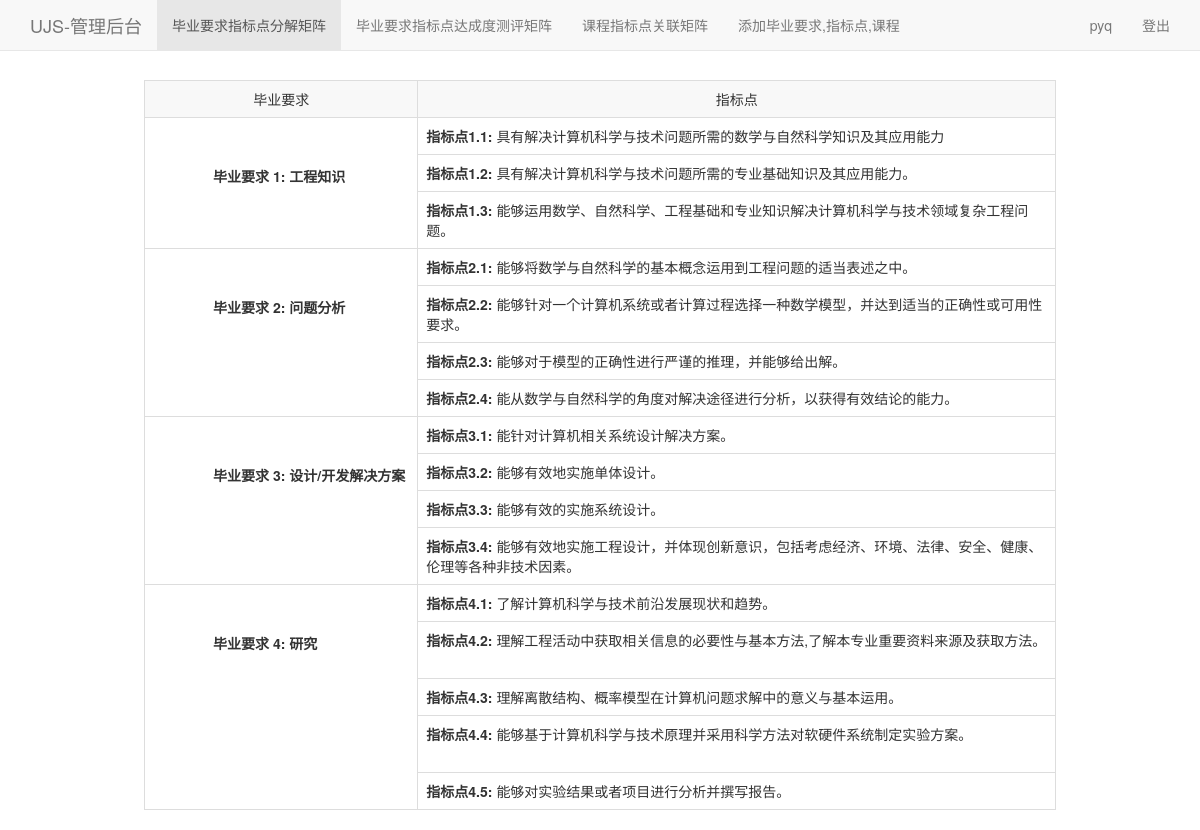
The page /admin_gr.php (signed in) on the database its author committed.
### tables this page shows
CREATE TABLE `gr` (
  `GRID` int(11) NOT NULL AUTO_INCREMENT,
  `GRName` varchar(255) NOT NULL,
  `GRDetail` varchar(255) NOT NULL,
  PRIMARY KEY (`GRID`)
);

### admin_gr.php (the view, shortened to what this page needs)
<?php
$username = $_SESSION['username'];
?>
<!DOCTYPE html>
<html lang="en">
<head>
	<link rel="stylesheet" href="res/css/bootstrap.min.css">
	<link rel="stylesheet" href="res/mycss.css">
</head>
<body>
	<div class="container">
		<nav class="navbar navbar-default navbar-fixed-top">
		  <div class="container">
		    <div class="navbar-header">
		      <a class="navbar-brand" href="#">UJS-管理后台</a>
		    </div>
		    <div class="collapse navbar-collapse" id="bs-example-navbar-collapse-1">
		      <ul class="nav navbar-nav">
		        <li class="active"><a href="admin_gr.php">毕业要求指标点分解矩阵<span class="sr-only">(current)</span></a></li>
		        <li><a href="admin_ip.php">毕业要求指标点达成度测评矩阵</a></li>
		        <li><a href="admin_ipcourse.php">课程指标点关联矩阵</a></li>
		        <li><a href="admin_insert.php">添加毕业要求,指标点,课程</a></li>
		      </ul>
		      <ul class="nav navbar-nav navbar-right">
		        <li><a href="#" onclick=""><?php echo $username;?></a></li>
		        <li><a href="login_out.php?action=logout">登出</a></li>
			  </ul>
		    </div>
		  </div>
		</nav>
		<div  class="gr">
			<table class="table table-bordered">
				<tr>
					<td class="myCenter not-mouseenter">毕业要求</td>
					<td class="gr_td myCenter not-mouseenter">指标点</td>
				</tr>
<?php
$check_query = mysql_query("select DISTINCT(GRID) from relevance");
$gr_num = mysql_num_rows($check_query);
$it = 0;
while ($row = mysql_fetch_array($check_query)) {
	$gr_list[$it] = $row['GRID'];
	$it++;
}
for ($i = 0; $i < $gr_num; $i++) {
	$sql = "select DISTINCT(IPID) from relevance where GRID = " . $gr_list[$i];
	$check_query = mysql_query($sql);
	$ip_num = mysql_num_rows($check_query);
	$gr_name = mysql_query("select GRID, GRName, GRDetail from gr where GRID =" . $gr_list[$i]);
	$res_gr = mysql_fetch_array($gr_name);
	?>
				<tr>
					<td id=<?php echo "gr" . $res_gr['GRID']?> rowspan=<?php echo $ip_num + 1?>><?php echo "<div class='center-block' style='margin-top:40px;margin-left:60px;'><b>毕业要求 " . ($i + 1) . ": </b><b id='sp_gr_name' data-toggle='tooltip' data-placement='left' title=" . $res_gr['GRDetail'] . ">" . $res_gr['GRName'] . "</b></div>"?>
						<p class="myCenter"><a href='javascript:void(0)'></a><a href='javascript:void(0)'></a></p>
					</td>
				</tr>
	<?php
for ($k = 0; $k < $ip_num; $k++) {
		$check_query = mysql_query("select IPDetail, IPID from ip where GRID = " . $gr_list[$i]);
		$it = 0;
		$ip_detail_list = array();
		$ip_id_list = array();
		while ($row = mysql_fetch_array($check_query)) {
			$ip_detail_list[$it] = $row['IPDetail'];
			$ip_id_list[$it] = $row['IPID'];
			$it++;
		}
		echo "<tr id=" . $ip_id_list[$k] . " class='gr_tr'><td class='gr_td'>" . "<b>指标点" . ($i + 1) . "." . ($k + 1) . ": </b>" . $ip_detail_list[$k] . "<div class='right'><a href='javascript:void(0)'><span class='blue margin_left_30 glyphicon glyphicon-pencil' onclick=$('#updateIPModal').modal('toggle');$('#update_ip_id').val($(event.target).closest('tr').attr('id')); ></span></a><a href='javascript:void(0)'><span class='glyphicon red glyphicon-trash margin_left_30' onclick=$('#deleteIPModal').modal('toggle');$('#del_ip_id').val($(event.target).closest('tr').attr('id'));></span></a></div>" . "</td></tr>";
	}
	?>
	<?php
}
?>
			</table>
		</div>
	</div>
</body>
</html>

### res/mycss.css (style rules this page uses)
.gr { margin-top: 80px; margin-left: 10%; margin-right: 10%; }
.gr_td { width: 70%; }
.myCenter { text-align:center; }
.right { float:right; }
.not-mouseenter { background-color: #f8f8f8; }

### rows shown on the page
gr: GRName "工程知识", k "具有解决计算机科学与技术问题所需的数学与自然科学知识及其应用能力", k "具有解决计算机科学与技术问题所需的专业基础知识及其应用能力。", k "能够运用数学、自然科学、工程基础和专业知识解决计算机科学与技术领域复杂工程问题。"
gr: GRName "问题分析", k "能够将数学与自然科学的基本概念运用到工程问题的适当表述之中。", k "能够针对一个计算机系统或者计算过程选择一种数学模型，并达到适当的正确性或可用性要求。", k "能够对于模型的正确性进行严谨的推理，并能够给出解。", k "能从数学与自然科学的角度对解决途径进行分析，以获得有效结论的能力。"
gr: GRName "设计/开发解决方案", k "能针对计算机相关系统设计解决方案。", k "能够有效地实施单体设计。", k "能够有效的实施系统设计。", k "能够有效地实施工程设计，并体现创新意识，包括考虑经济、环境、法律、安全、健康、伦理等各种非技术因素。"
gr: GRName "研究", k "了解计算机科学与技术前沿发展现状和趋势。", k "理解工程活动中获取相关信息的必要性与基本方法,了解本专业重要资料来源及获取方法。", k "理解离散结构、概率模型在计算机问题求解中的意义与基本运用。", k "能够基于计算机科学与技术原理并采用科学方法对软硬件系统制定实验方案。", k "能够对实验结果或者项目进行分析并撰写报告。"

### other values the page prints
$username "pyq"
